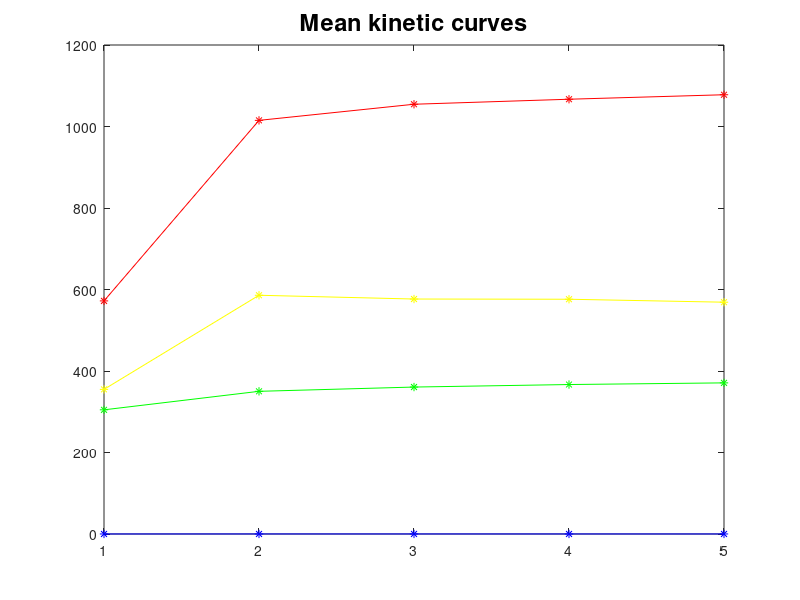

Source code (MATLAB): (Note: this script raises an error after producing the figure.)
% This function is used to generate all the images related with the pre-processing
% of the images using kinetic information, used on my thesis

% Separating the data in the four classes 'background', 'softtissue', 'chest', 'lesion'
function drawAll()
close all;
clear all;
clc;

addpath('/home/olmozavala/Dropbox/OzOpenCL/MatlabActiveContours/Load_NIfTI_Images/External_Tools');
addpath('/media/USBSimpleDrive/BigData_Images_and_Others/PhD_Thesis/DCE_MRI/');
addpath('/home/olmozavala/Dropbox/OzOpenCL/Matlab_ImagePreProcessing_Kinetic/Kinetics/Kinetic_Curves_by_classes');
addpath('/home/olmozavala/Dropbox/OzOpenCL/Matlab_ImagePreProcessing_Kinetic/Kinetics/ext_lib');
saveFolder = '/home/olmozavala/Dropbox/Thesis_Phd/LatexFiles/images/OurWork/kinetics/classifier/train/';

titleFS = 17;
legendFS = 12;
axisFS = 18;
axisLegend = 18;

[background chest lesions stissue] = loadKineticInfo();
plotKineticCurves(background,chest,lesions,stissue,saveFolder,titleFS, legendFS, axisFS, axisLegend)
plotKineticCurvesError(background,chest,lesions,stissue, saveFolder,titleFS, legendFS, axisFS, axisLegend )


% This function reads all the kintif info from the already generated files
function [background chest lesions stissue]=loadKineticInfo()
    load('background')
    load('chest')
    load('lesions')
    load('stissue')

% This function plots the mean curves off all the classes
function plotKineticCurves(background,chest,lesions,stissue,saveFolder,titleFS, legendFS, axisFS,axisLegend)
    f = figure('Position',[200 200 800 400])
    plot(mean(lesions),'*-r');
    hold on;
    plot(mean(chest),'*-y');
    plot(mean(stissue),'*-g');
    plot(mean(background),'*-b');
    title('Mean kinetic curves','FontSize',titleFS);

    legend( 'Lesion','Chest','Normal Tissue','Background','Location',[.69 .65 .2 .1]) ;

    ylabel('Intensity value','FontSize',axisLegend);
    xlabel('Acquisition time','FontSize',axisLegend);

    set(gca,'xTick',[1:5]);
    set(gca,'XTickLabel',['Pre-cont';'Post 1  ';'Post 2  ';'Post 3  ';'Post 4  '],'FontSize',legendFS);

    saveas(f,strcat(saveFolder,'MeanKineticCurves'),'png');
    
% This function plots the variance of each kinetic curve
function plotKineticCurvesError(background,chest,lesions,stissue,saveFolder,titleFS, legendFS, axisFS,axisLegend)
    marker = ':'
    f = figure('Position',[200 200 800 400])
    errorbar(mean(lesions),std(lesions),strcat(marker,'r'),'LineWidth',2);
    hold on;
    errorbar(mean(stissue),std(stissue),strcat(marker,'g'),'LineWidth',2.5);
    errorbar(mean(chest),std(chest),strcat(marker,''),'Color',[.81 .81 0.07],'LineWidth',1.5);
    errorbar(mean(background),std(background),strcat(marker,'b'));
    title('Mean kinetic curves','FontSize',titleFS);

    legend( 'Lesion','Chest','Normal Tissue','Background','Location','NorthWest') ;

    ylabel('Intensity value','FontSize',axisFS);
    xlabel('Acquisition time','FontSize',axisFS);

    set(gca,'xTick',[1:5]);
    set(gca,'XTickLabel',['Pre-cont';'Post 1  ';'Post 2  ';'Post 3  ';'Post 4  '],'FontSize',legendFS);

    saveas(f,strcat(saveFolder,'MeanKineticCurvesError'),'png');

